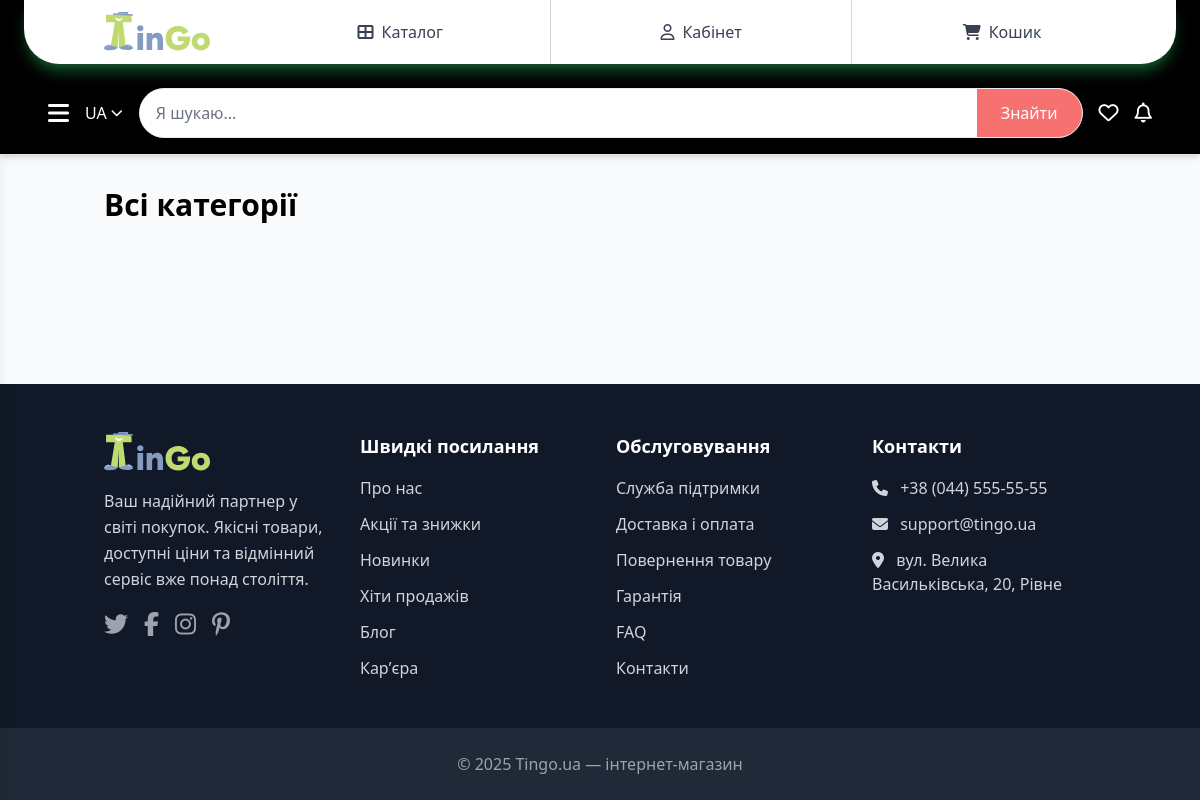
The page /all-categories/ on the database as committed earlier.
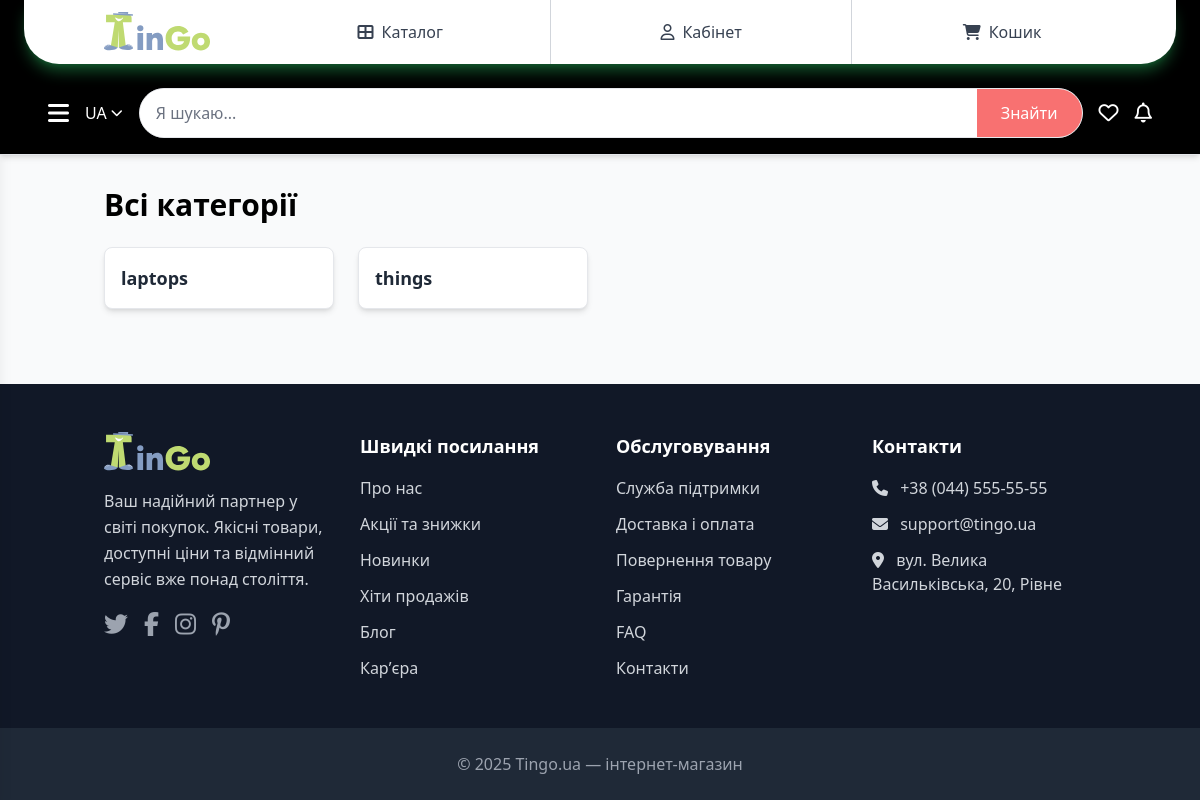
The same page on the database as committed later.
### shop/models.py (models this page shows, shortened)
class Category(models.Model):
    name = models.CharField(max_length=100, unique=True)
    slug = models.SlugField(unique=True)
    icon = models.CharField(
        max_length=50,
        blank=True,
        help_text="Вкажи клас іконки"
    )
    parent = models.ForeignKey(
        'self',
        null=True,
        blank=True,
        related_name='children',
        on_delete=models.CASCADE
    )
    class Meta:
        verbose_name_plural = "Categories"

### shop/views.py (the view)
# urls.py: path('all-categories/', views.all_categories, name='all_categories'),
def all_categories(request):
    categories = Category.objects.all()
    return render(request, 'shop/all_categories.html', {'categories': categories})

### shop/templates/shop/all_categories.html (shortened to what this page needs)
{% extends "shop/_layout.html" %}
{% load static %}
{% block content %}
<div class="container mx-auto px-4 py-8">
    <h1 class="text-3xl font-bold mb-6">Всі категорії</h1>
    <div class="grid grid-cols-1 sm:grid-cols-2 md:grid-cols-3 lg:grid-cols-4 gap-6">
        {% for category in categories %}
            <div class="bg-white border border-gray-200 rounded-lg shadow-md p-4 hover:shadow-lg transition-shadow duration-200">
                <a href="#" class="block text-lg font-semibold text-gray-800 hover:text-green-600">
                    {{ category.name }}
                </a>
            </div>
        {% endfor %}
    </div>
</div>
{% endblock %}

Rows that differ between the two databases and show on the page:
added Category: name "laptops"
added Category: name "things"
